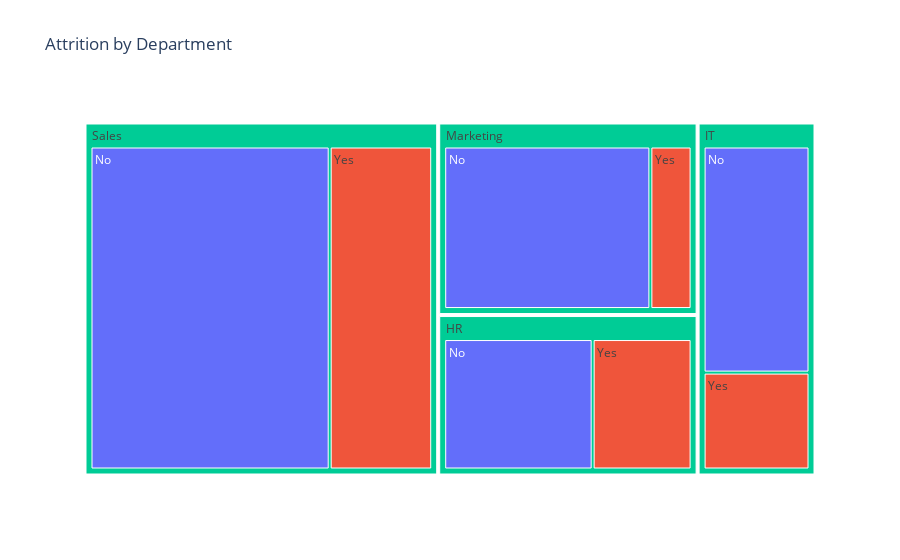

Notebook cell for this chart:
### Code cell
import plotly.express as px

fig = px.treemap(data, 
                 path=['Department', 'Attrition'],  # Hierarchical structure
                 values='Count',                    # Value used for sizing the rectangles
                 color='Attrition',                  # Coloring based on attrition status
                 color_continuous_scale='RdBu',      # Color scale for attrition
                 title='Attrition by Department')

# Show the Tree Map
fig.show()

### Figure 1 — Plotly figure (JSON) as saved in the notebook; plotly's stock layout.template omitted (floating-point values rounded to 4 significant figures)
{"data": [{"branchvalues": "total", "customdata": [["No"], ["No"], ["Yes"], ["Yes"], ["No"], ["No"], ["Yes"], ["Yes"], ["(?)"], ["(?)"], ["(?)"], ["(?)"]], "domain": {"x": [0, 1], "y": [0, 1]}, "hovertemplate": "labels=%{label}<br>Count=%{value}<br>parent=%{parent}<br>id=%{id}<br>Attrition=%{customdata[0]}<extra></extra>", "ids": ["IT/No", "Sales/No", "IT/Yes", "Sales/Yes", "HR/No", "Marketing/No", "HR/Yes", "Marketing/Yes", "HR", "IT", "Marketing", "Sales"], "labels": ["No", "No", "Yes", "Yes", "No", "No", "Yes", "Yes", "HR", "IT", "Marketing", "Sales"], "marker": {"colors": ["#636efa", "#636efa", "#EF553B", "#EF553B", "#636efa", "#636efa", "#EF553B", "#EF553B", "#00cc96", "#00cc96", "#00cc96", "#00cc96"]}, "name": "", "parents": ["IT", "Sales", "IT", "Sales", "HR", "Marketing", "HR", "Marketing", "", "", "", ""], "type": "treemap", "values": [35, 105, 15, 45, 30, 50, 20, 10, 50, 50, 60, 150]}], "layout": {"legend": {"tracegroupgap": 0}, "title": {"text": "Attrition by Department"}}}
